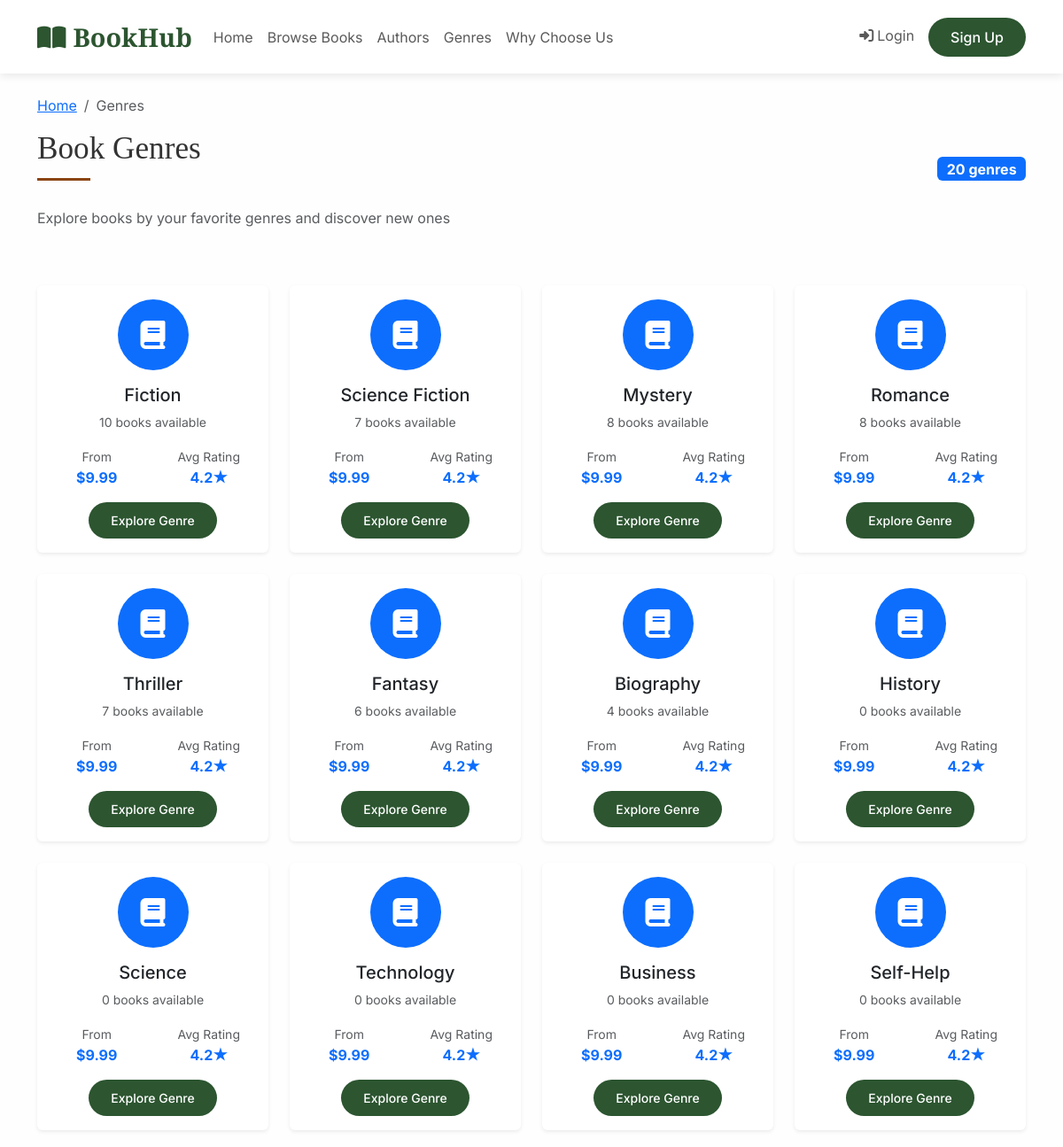
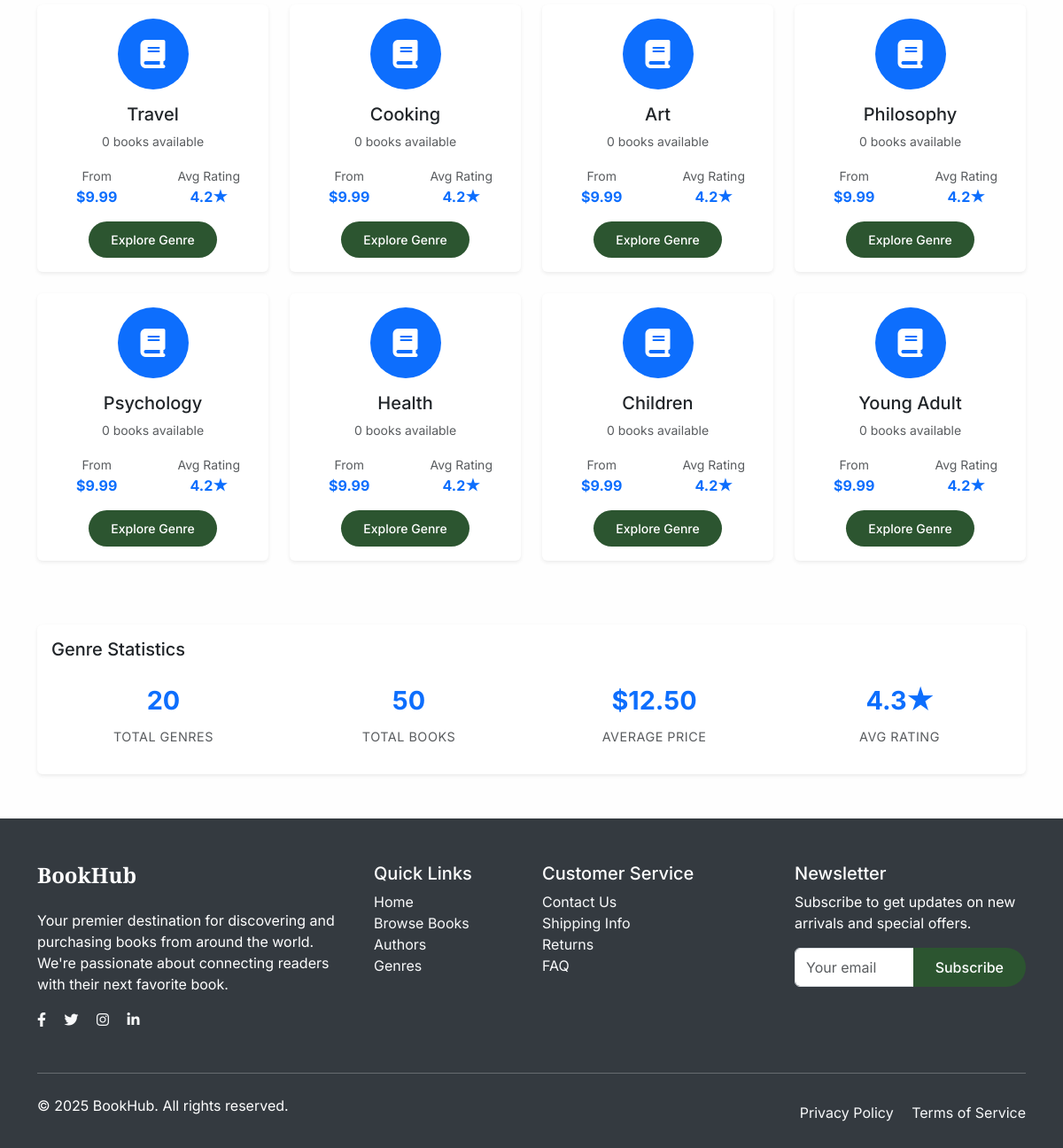
Before: /genres/ with the older database file (2 pictures, top to bottom).
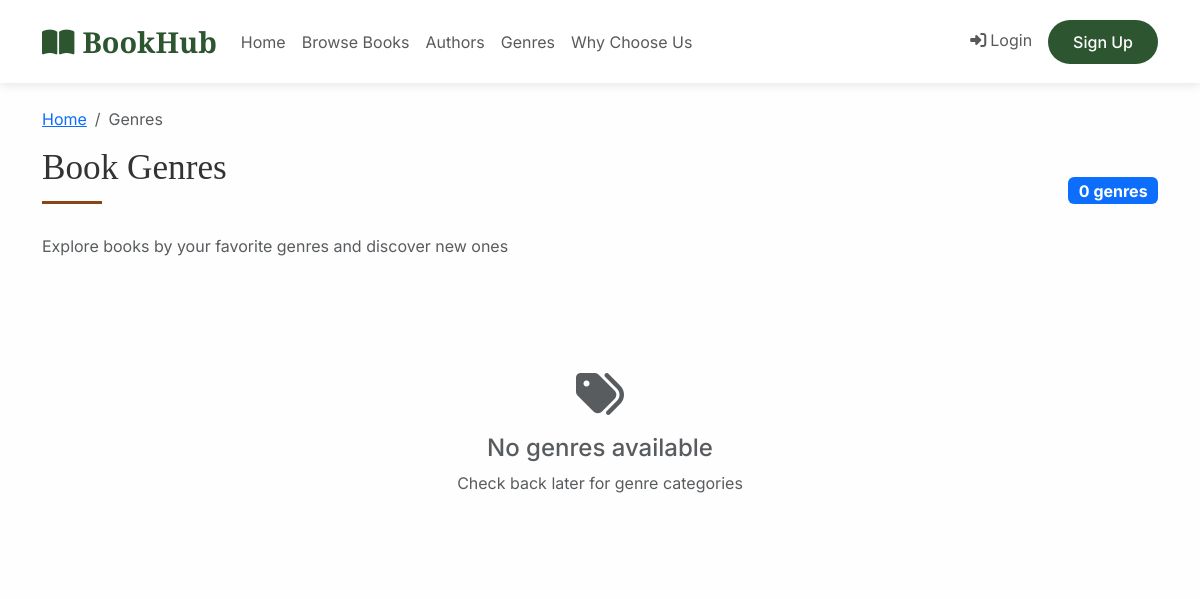
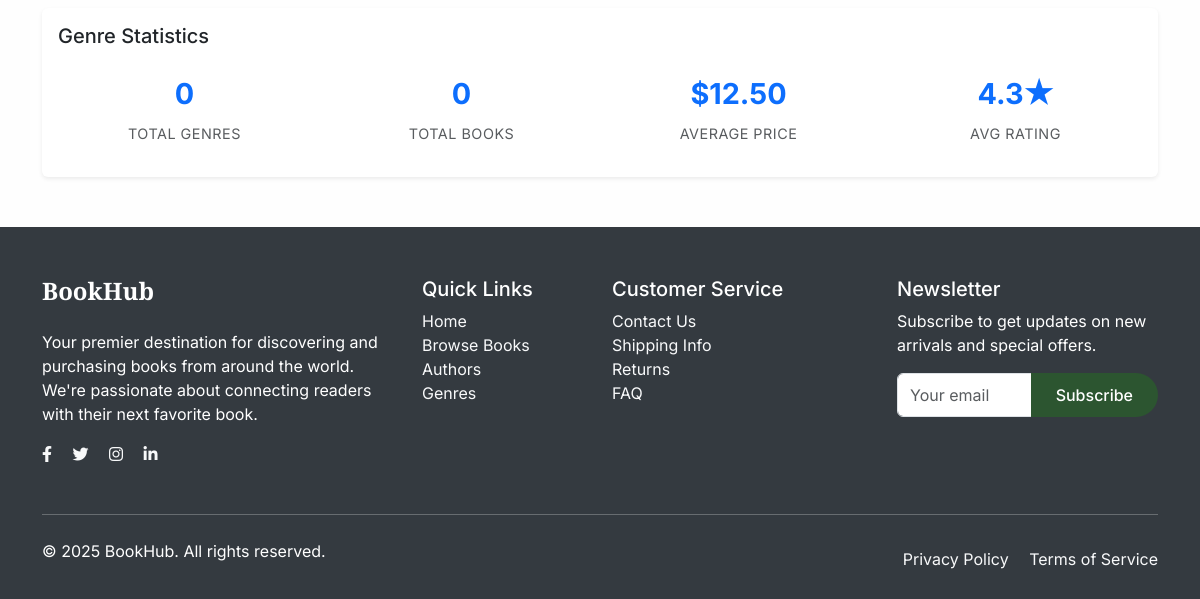
After: the same page with the newer database file (2 pictures, top to bottom).
### books/models.py (models this page shows, shortened)
class Genre(models.Model):
    GenreID = models.AutoField(primary_key=True)
    GenreName = models.CharField(max_length=100, unique=True)

### books/views.py (the view)
# urls.py: path('genres/', views.genre_list, name='genre_list'),
def genre_list(request):
    genres = Genre.objects.all()
    total_books = Book.objects.count()
    return render(request, 'books/genre_list.html', {
        'genres': genres,
        'total_books': total_books
    })

### books/context_processors.py (called while the page is built)
def cart_count(request):
    if request.user.is_authenticated:
        try:
            pending_order = request.user.customer.order_set.filter(OrderStatus='pending').first()
            if pending_order:
                cart_count = pending_order.orderitems.count()
            else:
                cart_count = 0
        except:
            cart_count = 0
    else:
        cart_count = 0
    return {'cart_count': cart_count}

### books/templates/books/genre_list.html (shortened to what the changed rows need)
{% extends 'base.html' %}
{% block content %}
<div class="container mt-4">
    <div class="row mb-5">
        <div class="col-12">
            <div class="d-flex justify-content-between align-items-center">
                <h1 class="section-title">Book Genres</h1>
                <span class="badge bg-primary fs-6">{{ genres|length }} genres</span>
            </div>
        </div>
    </div>
    <div class="row">
        {% for genre in genres %}
        <div class="col-xl-3 col-lg-4 col-md-6 mb-4">
            <div class="card genre-card h-100 border-0 shadow-sm">
                <div class="card-body text-center">
                    <div class="genre-icon mb-3">
                        <div class="bg-primary rounded-circle d-inline-flex align-items-center justify-content-center" style="width: 80px; height: 80px;">
                            <i class="fas fa-book fa-2x text-white"></i>
                        </div>
                    </div>
                    <h5 class="card-title">{{ genre.GenreName }}</h5>
                    <p class="text-muted small mb-3">
                        {{ genre.book_set.count }} book{{ genre.book_set.count|pluralize }} available
                    </p>
                    <div class="genre-stats mb-3">
                        <div class="row text-center">
                            <div class="col-6">
                                <small class="text-muted">From</small>
                                <div class="fw-bold text-primary">$9.99</div>
                            </div>
                            <div class="col-6">
                                <small class="text-muted">Avg Rating</small>
                                <div class="fw-bold text-primary">4.2★</div>
                            </div>
                        </div>
                    </div>
                    <a href="{% url 'genre_books' genre.GenreID %}" class="btn btn-primary-custom btn-sm">
                        Explore Genre
                    </a>
                </div>
            </div>
        </div>
        {% empty %}
        <div class="col-12 text-center py-5">
            <i class="fas fa-tags fa-3x text-muted mb-3"></i>
            <h4 class="text-muted">No genres available</h4>
            <p class="text-muted">Check back later for genre categories</p>
        </div>
        {% endfor %}
    </div>
    <div class="row mt-5">
        <div class="col-12">
            <div class="card border-0 shadow-sm">
                <div class="card-body">
                    <div class="row text-center">
                        <div class="col-md-3 mb-3">
                            <div class="stat-item">
                                <div class="stat-number text-primary fw-bold">{{ genres|length }}</div>
                                <div class="stat-label text-muted">Total Genres</div>
                            </div>
                        </div>
                        <div class="col-md-3 mb-3">
                            <div class="stat-item">
                                <div class="stat-number text-primary fw-bold">{{ total_books }}</div>
                                <div class="stat-label text-muted">Total Books</div>
                            </div>
                        </div>
                    </div>
                </div>
            </div>
        </div>
    </div>
</div>
{% endblock %}

Changed rows visible on the page:
removed Genre: GenreName "Fiction", book_set.count "10"
removed Genre: GenreName "Science Fiction", book_set.count "7"
removed Genre: GenreName "Mystery", book_set.count "8"
removed Genre: GenreName "Romance", book_set.count "8"
removed Genre: GenreName "Thriller", book_set.count "7"
removed Genre: GenreName "Fantasy", book_set.count "6"
removed Genre: GenreName "Biography", book_set.count "4"
removed Genre: GenreName "History", book_set.count "0"
removed Genre: GenreName "Science", book_set.count "0"
removed Genre: GenreName "Technology", book_set.count "0"
removed Genre: GenreName "Business", book_set.count "0"
removed Genre: GenreName "Self-Help", book_set.count "0"
removed Genre: GenreName "Travel", book_set.count "0"
removed Genre: GenreName "Cooking", book_set.count "0"
removed Genre: GenreName "Art", book_set.count "0"
removed Genre: GenreName "Philosophy", book_set.count "0"
removed Genre: GenreName "Psychology", book_set.count "0"
removed Genre: GenreName "Health", book_set.count "0"
removed Genre: GenreName "Children", book_set.count "0"
removed Genre: GenreName "Young Adult", book_set.count "0"
Other visible differences:
{{ genres|length }}: "20" → "0"
{{ total_books }}: "50" → "0"
text now shown: "No genres available Check back later for genre categories"
